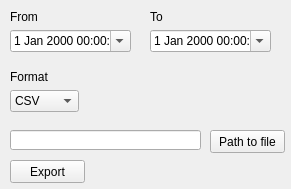
<?xml version="1.0" encoding="UTF-8"?>
<ui version="4.0">
 <class>ExportWidget</class>
 <widget class="QWidget" name="ExportWidget">
  <property name="geometry">
   <rect>
    <x>0</x>
    <y>0</y>
    <width>291</width>
    <height>189</height>
   </rect>
  </property>
  <property name="minimumSize">
   <size>
    <width>291</width>
    <height>189</height>
   </size>
  </property>
  <property name="maximumSize">
   <size>
    <width>291</width>
    <height>189</height>
   </size>
  </property>
  <property name="windowTitle">
   <string>Form</string>
  </property>
  <widget class="QDateTimeEdit" name="fromDTE">
   <property name="geometry">
    <rect>
     <x>10</x>
     <y>30</y>
     <width>121</width>
     <height>22</height>
    </rect>
   </property>
   <property name="calendarPopup">
    <bool>true</bool>
   </property>
  </widget>
  <widget class="QLabel" name="fromL">
   <property name="geometry">
    <rect>
     <x>10</x>
     <y>10</y>
     <width>46</width>
     <height>13</height>
    </rect>
   </property>
   <property name="text">
    <string>From</string>
   </property>
  </widget>
  <widget class="QDateTimeEdit" name="toDTE">
   <property name="geometry">
    <rect>
     <x>150</x>
     <y>30</y>
     <width>121</width>
     <height>22</height>
    </rect>
   </property>
   <property name="calendarPopup">
    <bool>true</bool>
   </property>
  </widget>
  <widget class="QLabel" name="toL">
   <property name="geometry">
    <rect>
     <x>150</x>
     <y>10</y>
     <width>46</width>
     <height>13</height>
    </rect>
   </property>
   <property name="text">
    <string>To</string>
   </property>
  </widget>
  <widget class="QComboBox" name="formatCB">
   <property name="geometry">
    <rect>
     <x>10</x>
     <y>90</y>
     <width>69</width>
     <height>22</height>
    </rect>
   </property>
   <property name="editable">
    <bool>false</bool>
   </property>
   <item>
    <property name="text">
     <string>CSV</string>
    </property>
   </item>
   <item>
    <property name="text">
     <string>JSON</string>
    </property>
   </item>
  </widget>
  <widget class="QLabel" name="formatL">
   <property name="geometry">
    <rect>
     <x>10</x>
     <y>70</y>
     <width>46</width>
     <height>13</height>
    </rect>
   </property>
   <property name="text">
    <string>Format</string>
   </property>
  </widget>
  <widget class="QPushButton" name="exportPB">
   <property name="geometry">
    <rect>
     <x>10</x>
     <y>160</y>
     <width>75</width>
     <height>23</height>
    </rect>
   </property>
   <property name="text">
    <string>Export</string>
   </property>
  </widget>
  <widget class="QPushButton" name="pathToFilePB">
   <property name="geometry">
    <rect>
     <x>210</x>
     <y>130</y>
     <width>75</width>
     <height>23</height>
    </rect>
   </property>
   <property name="text">
    <string>Path to file</string>
   </property>
  </widget>
  <widget class="QLineEdit" name="pathToFileLE">
   <property name="enabled">
    <bool>true</bool>
   </property>
   <property name="geometry">
    <rect>
     <x>10</x>
     <y>130</y>
     <width>191</width>
     <height>20</height>
    </rect>
   </property>
   <property name="readOnly">
    <bool>true</bool>
   </property>
  </widget>
 </widget>
 <resources/>
 <connections/>
</ui>
